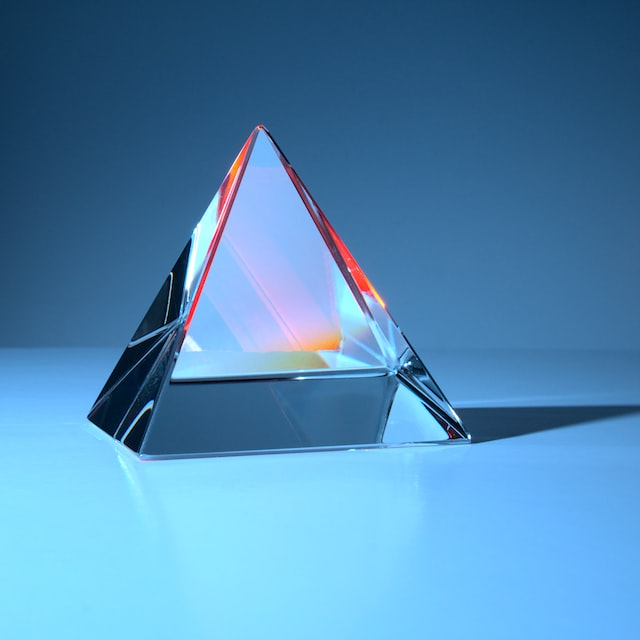
#> input picture sample.jpg, 640 x 640 px
$ python pil-color_conversion.py
#> lines starting #> are read from the running program, lines starting #| are printed output that depends on the picture
from cProfile import label
from PIL import Image
from PIL import ImageFont
from PIL import ImageDraw

filename = "sample.jpg"
with Image.open(filename) as img:
#> img is the input picture: PIL image 640x640 RGB; mean R, G, B 80.7, 137.5, 179.8
    img.load()

font = ImageFont.truetype("arial.ttf", 32)

img2 = img.convert("RGB")
draw =  ImageDraw.Draw(img2)
draw.text((50, 50),"Original",(255, 255, 255),font=font)
img2.save("original.jpg")

#convert to grayscale
gray_img= img.convert("L")
draw2 = ImageDraw.Draw(gray_img)
draw2.text((50, 50),"Grayscale",(255),font=font)
gray_img.save("Gray.jpg")


#convert to CMYK color space
cmyk_img=img.convert("CMYK")
draw3 =  ImageDraw.Draw(cmyk_img)
draw3.text((50, 50),"CMYK",(0,0,0,0),font=font)
cmyk_img.save("cmyk.jpg")

#split rgb
red, green, blue = img.split()
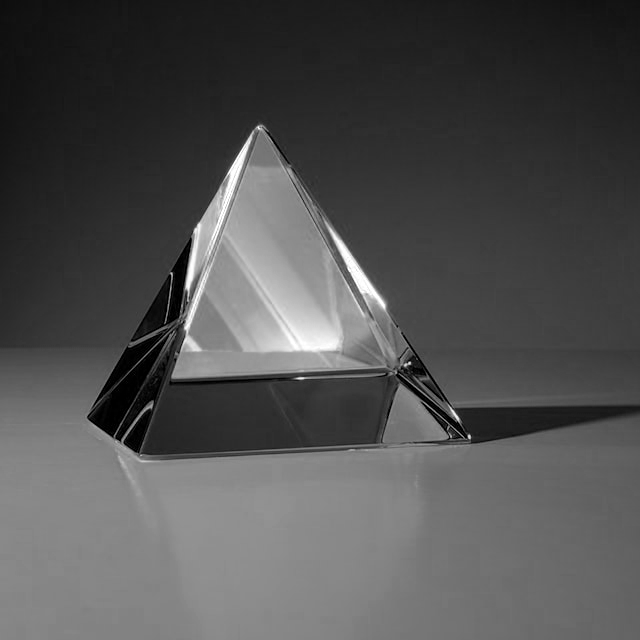
#> red: PIL image 640x640 L; min 0, max 255, mean 80.7
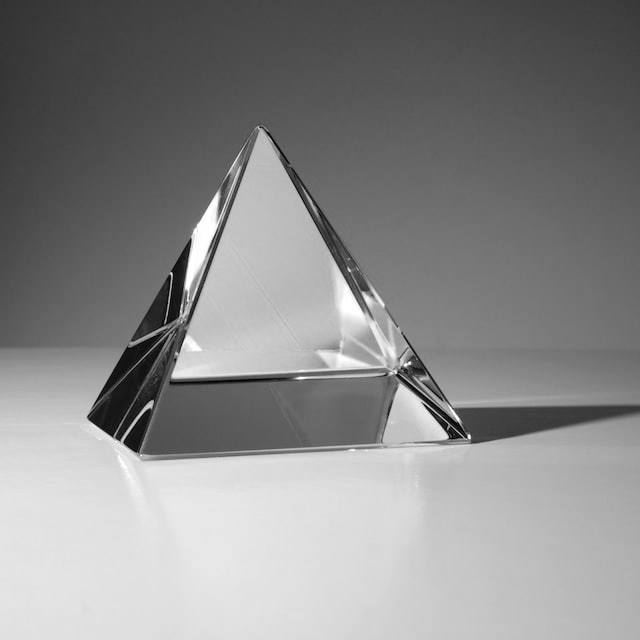
#> green: PIL image 640x640 L; min 0, max 255, mean 137.5
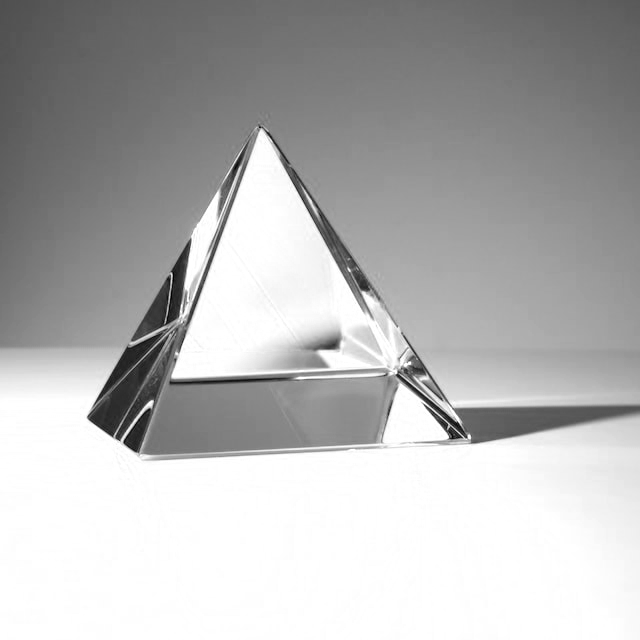
#> blue: PIL image 640x640 L; min 0, max 255, mean 179.8
z_val=red.point(lambda _:0)
#> z_val: PIL image 640x640 L; every value is 0

#red conversion
red_img= Image.merge("RGB", (red,z_val,z_val))
draw4 =  ImageDraw.Draw(red_img)
draw4.text((50, 50),"Red Component",(255, 255, 255),font=font)
red_img.save("Red.jpg")
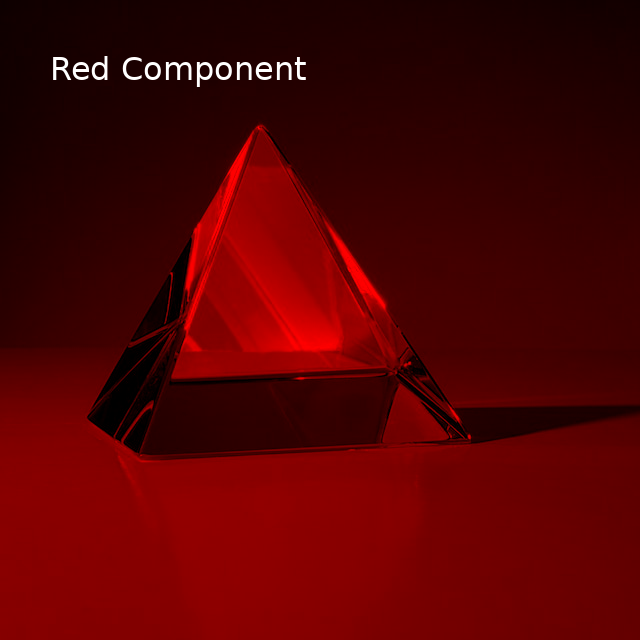
#> saved as Red.jpg: PIL image 640x640 RGB; mean R, G, B 81.7, 1.1, 1.1

#green conversion
green_img= Image.merge("RGB", (z_val,green,z_val))
draw5 =  ImageDraw.Draw(green_img)
draw5.text((50, 50),"Green Component",(255, 255, 255),font=font)
green_img.save("Green.jpg")
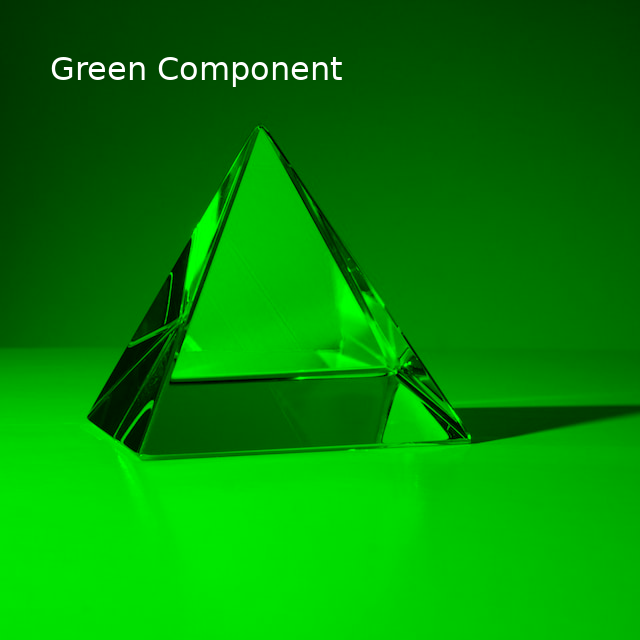
#> saved as Green.jpg: PIL image 640x640 RGB; mean R, G, B 1.2, 138.4, 1.2

#blue conversion
blue_img= Image.merge("RGB", (z_val,z_val,blue))
draw6 =  ImageDraw.Draw(blue_img)
draw6.text((50, 50),"Blue Component",(255, 255, 255),font=font)
blue_img.save("Blue.jpg")
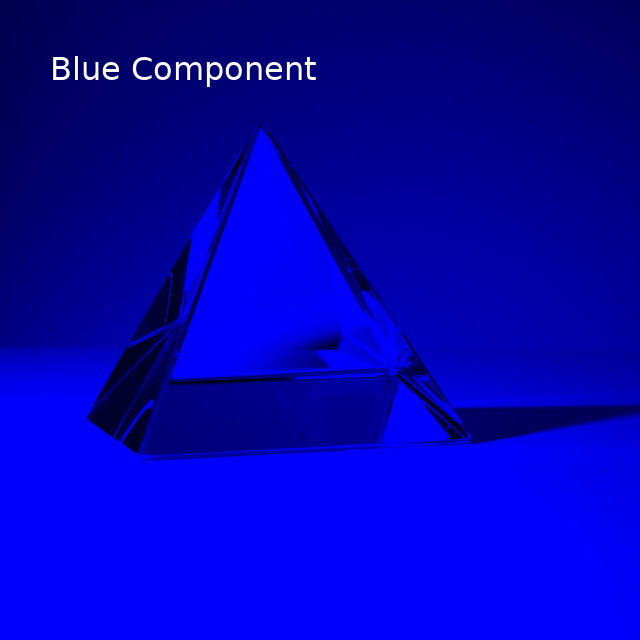
#> saved as Blue.jpg: PIL image 640x640 RGB; mean R, G, B 1.2, 1.2, 180.4

#collage
imgarr=[ 'original.jpg','cmyk.jpg','Red.jpg','Green.jpg','Blue.jpg','Gray.jpg' ]

def create_collage(width, height, imgarr):
#> called with width = 1836, height = 1224
    cols = 3
    rows = 2
    thumbnail_width = width//cols
    thumbnail_height = height//rows
    size = thumbnail_width, thumbnail_height
    new_img = Image.new('RGB', (width, height))
#> new_img: PIL image 1836x1224 RGB; every value is 0
    ims = []
    for p in imgarr:
        im = Image.open(p)
        im.thumbnail(size)
#> im: PIL image 612x612 RGB
        ims.append(im)
    i = 0
#> i = 0
    x = 0
    y = 0
    for col in range(cols):
        for row in range(rows):
            print(i, x, y)
            new_img.paste(ims[i], (x, y))
            i += -1
            y += thumbnail_height
        x += thumbnail_width
        y = 0
#> this loop made 3 passes
#| 0 0 0
#| -1 0 612
#| -2 612 0
#| -3 612 612
#| -4 1224 0
#| -5 1224 612
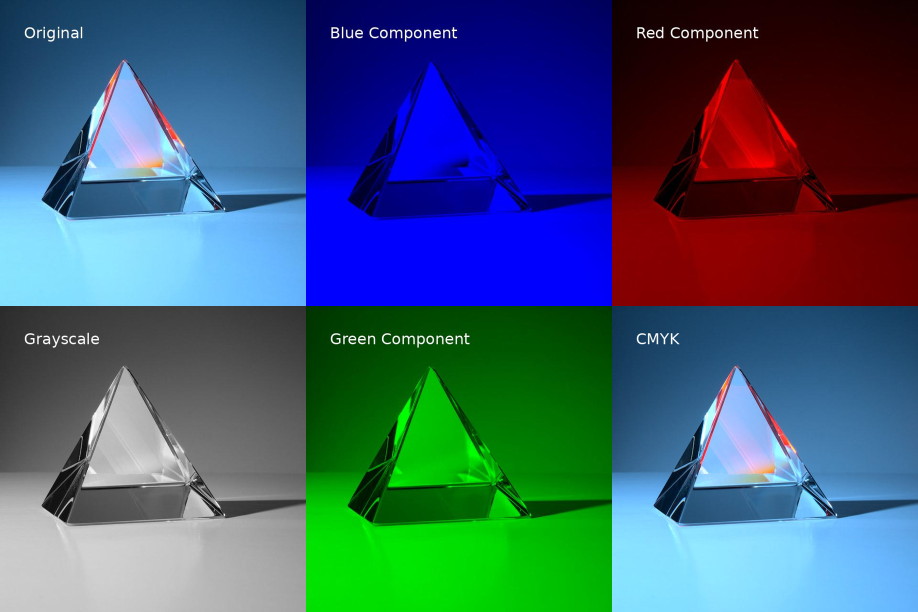
#> new_img: PIL image 1836x1224 RGB (shown at 1/2 size); mean R, G, B 62.2, 90.4, 111.6
#> after the loop, i = -6; x = 1836

    new_img.show()
    new_img.save("Collage.jpg")

create_collage(1836, 1224, imgarr)
